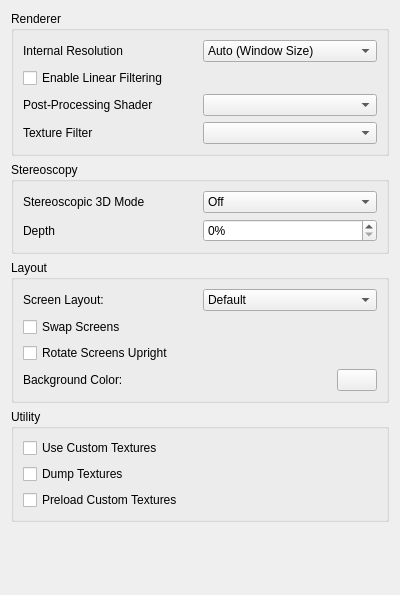
<?xml version="1.0" encoding="UTF-8"?>
<ui version="4.0">
 <class>ConfigureEnhancements</class>
 <widget class="QWidget" name="ConfigureEnhancements">
  <property name="geometry">
   <rect>
    <x>0</x>
    <y>0</y>
    <width>400</width>
    <height>595</height>
   </rect>
  </property>
  <property name="minimumSize">
   <size>
    <width>0</width>
    <height>0</height>
   </size>
  </property>
  <property name="windowTitle">
   <string>Form</string>
  </property>
  <layout class="QVBoxLayout" name="verticalLayout">
   <item>
    <widget class="QGroupBox" name="rendererBox">
     <property name="title">
      <string>Renderer</string>
     </property>
     <layout class="QVBoxLayout" name="verticalLayout_6">
      <item>
       <layout class="QHBoxLayout" name="horizontalLayout">
        <item>
         <widget class="QLabel" name="label">
          <property name="text">
           <string>Internal Resolution</string>
          </property>
         </widget>
        </item>
        <item>
         <widget class="QComboBox" name="resolution_factor_combobox">
          <item>
           <property name="text">
            <string>Auto (Window Size)</string>
           </property>
          </item>
          <item>
           <property name="text">
            <string>Native (400x240)</string>
           </property>
          </item>
          <item>
           <property name="text">
            <string>2x Native (800x480)</string>
           </property>
          </item>
          <item>
           <property name="text">
            <string>3x Native (1200x720)</string>
           </property>
          </item>
          <item>
           <property name="text">
            <string>4x Native (1600x960)</string>
           </property>
          </item>
          <item>
           <property name="text">
            <string>5x Native (2000x1200)</string>
           </property>
          </item>
          <item>
           <property name="text">
            <string>6x Native (2400x1440)</string>
           </property>
          </item>
          <item>
           <property name="text">
            <string>7x Native (2800x1680)</string>
           </property>
          </item>
          <item>
           <property name="text">
            <string>8x Native (3200x1920)</string>
           </property>
          </item>
          <item>
           <property name="text">
            <string>9x Native (3600x2160)</string>
           </property>
          </item>
          <item>
           <property name="text">
            <string>10x Native (4000x2400)</string>
           </property>
          </item>
         </widget>
        </item>
       </layout>
      </item>
      <item>
       <widget class="QCheckBox" name="toggle_linear_filter">
        <property name="text">
         <string>Enable Linear Filtering</string>
        </property>
       </widget>
      </item>
      <item>
       <layout class="QHBoxLayout" name="horizontalLayout_11">
        <item>
         <widget class="QLabel" name="label_2">
          <property name="text">
           <string>Post-Processing Shader</string>
          </property>
         </widget>
        </item>
        <item>
         <widget class="QComboBox" name="shader_combobox"/>
        </item>
       </layout>
      </item>
      <item>
       <layout class="QHBoxLayout" name="horizontalLayout_3">
        <item>
         <widget class="QLabel" name="label_5">
          <property name="text">
           <string>Texture Filter</string>
          </property>
         </widget>
        </item>
        <item>
         <widget class="QComboBox" name="texture_filter_combobox"/>
        </item>
       </layout>
      </item>
     </layout>
    </widget>
   </item>
   <item>
    <widget class="QGroupBox" name="groupBox">
     <property name="title">
      <string>Stereoscopy</string>
     </property>
     <layout class="QVBoxLayout" name="verticalLayout_4">
      <item>
       <layout class="QHBoxLayout" name="horizontalLayout_5">
        <item>
         <widget class="QLabel" name="label_4">
          <property name="text">
           <string>Stereoscopic 3D Mode</string>
          </property>
         </widget>
        </item>
        <item>
         <widget class="QComboBox" name="render_3d_combobox">
          <item>
           <property name="text">
            <string>Off</string>
           </property>
          </item>
          <item>
           <property name="text">
            <string>Side by Side</string>
           </property>
          </item>
          <item>
           <property name="text">
            <string>Anaglyph</string>
           </property>
          </item>
          <item>
           <property name="text">
            <string>Interlaced</string>
           </property>
          </item>
          <item>
           <property name="text">
            <string>Reverse Interlaced</string>
           </property>
          </item>
          <item>
           <property name="text">
            <string>Cross-Eye</string>
           </property>
          </item>
          <item>
           <property name="text">
            <string>Wall-Eye</string>
           </property>
          </item>
         </widget>
        </item>
       </layout>
      </item>
      <item>
       <layout class="QHBoxLayout" name="horizontalLayout_7">
        <item>
         <widget class="QLabel" name="label_3">
          <property name="text">
           <string>Depth</string>
          </property>
         </widget>
        </item>
        <item>
         <widget class="QSpinBox" name="factor_3d">
          <property name="suffix">
           <string>%</string>
          </property>
          <property name="minimum">
           <number>0</number>
          </property>
          <property name="maximum">
           <number>100</number>
          </property>
          <property name="value">
           <number>0</number>
          </property>
         </widget>
        </item>
       </layout>
      </item>
     </layout>
    </widget>
   </item>
   <item>
    <widget class="QGroupBox" name="layoutBox">
     <property name="title">
      <string>Layout</string>
     </property>
     <layout class="QVBoxLayout" name="verticalLayout_3">
      <item>
       <layout class="QHBoxLayout" name="horizontalLayout_4">
        <item>
         <widget class="QLabel" name="label1">
          <property name="text">
           <string>Screen Layout:</string>
          </property>
         </widget>
        </item>
        <item>
         <widget class="QComboBox" name="layout_combobox">
          <item>
           <property name="text">
            <string>Default</string>
           </property>
          </item>
          <item>
           <property name="text">
            <string>Single Screen</string>
           </property>
          </item>
          <item>
           <property name="text">
            <string>Large Screen</string>
           </property>
          </item>
          <item>
           <property name="text">
            <string>Side by Side</string>
           </property>
          </item>
          <item>
           <property name="text">
            <string>Default (Integer)</string>
           </property>
          </item>
          <item>
           <property name="text">
            <string>Single Screen (Integer)</string>
           </property>
          </item>
         </widget>
        </item>
       </layout>
      </item>
      <item>
       <widget class="QCheckBox" name="swap_screen">
        <property name="text">
         <string>Swap Screens</string>
        </property>
       </widget>
      </item>
      <item>
       <widget class="QCheckBox" name="upright_screen">
        <property name="text">
         <string>Rotate Screens Upright</string>
        </property>
       </widget>
      </item>
      <item>
       <layout class="QHBoxLayout" name="horizontalLayout_6">
        <item>
         <widget class="QLabel" name="bg_label">
          <property name="text">
           <string>Background Color:</string>
          </property>
         </widget>
        </item>
        <item>
         <widget class="QPushButton" name="bg_button">
          <property name="maximumSize">
           <size>
            <width>40</width>
            <height>16777215</height>
           </size>
          </property>
         </widget>
        </item>
       </layout>
      </item>
     </layout>
    </widget>
   </item>
   <item>
    <widget class="QGroupBox" name="utilityBox">
     <property name="title">
      <string>Utility</string>
     </property>
     <layout class="QVBoxLayout" name="verticalLayout_8">
      <item>
       <widget class="QCheckBox" name="toggle_custom_textures">
        <property name="toolTip">
         <string>&lt;html&gt;&lt;head/&gt;&lt;body&gt;&lt;p&gt;Replace textures with PNG files.&lt;/p&gt;&lt;p&gt;Textures are loaded from load/textures/[Title ID]/.&lt;/p&gt;&lt;/body&gt;&lt;/html&gt;</string>
        </property>
        <property name="text">
         <string>Use Custom Textures</string>
        </property>
       </widget>
      </item>
      <item>
       <widget class="QCheckBox" name="toggle_dump_textures">
        <property name="toolTip">
         <string>&lt;html&gt;&lt;head/&gt;&lt;body&gt;&lt;p&gt;Dump textures to PNG files.&lt;/p&gt;&lt;p&gt;Textures are dumped to dump/textures/[Title ID]/.&lt;/p&gt;&lt;/body&gt;&lt;/html&gt;</string>
        </property>
        <property name="text">
         <string>Dump Textures</string>
        </property>
       </widget>
      </item>
      <item>
       <widget class="QCheckBox" name="toggle_preload_textures">
        <property name="toolTip">
         <string>&lt;html&gt;&lt;head/&gt;&lt;body&gt;&lt;p&gt;Load all custom textures into memory on boot, instead of loading them when the game requires them.&lt;/p&gt;&lt;/body&gt;&lt;/html&gt;</string>
        </property>
        <property name="text">
         <string>Preload Custom Textures</string>
        </property>
       </widget>
      </item>
     </layout>
    </widget>
   </item>
   <item>
    <spacer name="verticalSpacer">
     <property name="orientation">
      <enum>Qt::Vertical</enum>
     </property>
     <property name="sizeHint" stdset="0">
      <size>
       <width>20</width>
       <height>165</height>
      </size>
     </property>
    </spacer>
   </item>
  </layout>
 </widget>
 <resources/>
 <connections/>
</ui>
